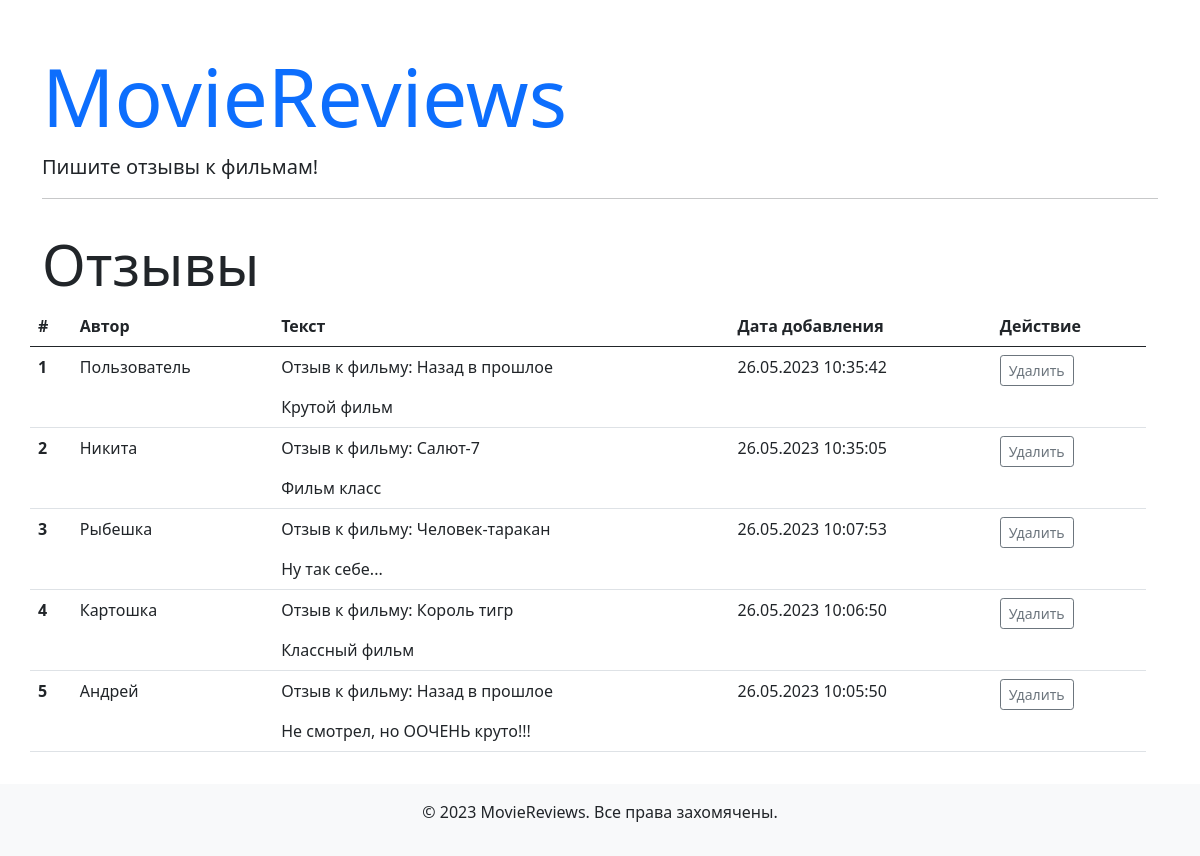
The app's page /reviews with its own data.
### models.py (models this page shows)
class Review(db.Model):
    id = db.Column(db.Integer, primary_key=True)
    name = db.Column(db.String(255), nullable=False)
    text = db.Column(db.Text, nullable=False)
    created_date = db.Column(db.DateTime, default=datetime.utcnow)
    score = db.Column(db.Integer, nullable=False)
    movie_id = db.Column(db.Integer, db.ForeignKey('movie.id', ondelete='CASCADE'))
    movie = db.relationship('Movie', back_populates='reviews')

class Movie(db.Model):
    id = db.Column(db.Integer, primary_key=True)
    title = db.Column(db.String(255), nullable=False)
    description = db.Column(db.Text, nullable=False)
    image = db.Column(db.String(255), nullable=False)
    reviews = db.relationship('Review', back_populates='movie')

### views.py (the view)
@app.route('/reviews')
def reviews():
    reviews = Review.query.order_by(Review.created_date.desc()).all()
    return render_template('reviews.html', reviews=reviews)

### templates/reviews.html
{% extends 'base.html' %}
{% block content %}
<div class="row mb-3">
  <h1 class="mt-3 display-4">Отзывы</h1>
  <table class="table table-hover">
    <thead>
      <tr>
        <th scope="col">#</th>
        <th scope="col">Автор</th>
        <th scope="col">Текст</th>
        <th scope="col">Дата добавления</th>
        <th scope="col">Действие</th>
      </tr>
    </thead>
    <tbody>
      {% for review in reviews %}
      <tr>
        <th scope="row">{{ loop.index }}</th>
        <td>{{ review.name }}</td>
        <td>
          <p>Отзыв к фильму: {{ review.movie.title }}</p>
          {{ review.text }}
        </td>
        <td>{{ review.created_date.strftime("%d.%m.%Y %H:%M:%S") }}</td>
        <td>
          <a href="{{ url_for('delete_review', id=review.id) }}" class="btn btn-sm btn-outline-secondary">Удалить</a>
        </td>
      </tr>
      {% endfor %}
    </tbody>
  </table>
</div>
{% endblock content %}

### records on screen
Review: name "Пользователь", movie "Назад в прошлое", text "Крутой фильм", created_date "26.05.2023 10:35:42"
Review: name "Никита", movie "Салют-7", text "Фильм класс", created_date "26.05.2023 10:35:05"
Review: name "Рыбешка", movie "Человек-таракан", text "Ну так себе...", created_date "26.05.2023 10:07:53"
Review: name "Картошка", movie "Король тигр", text "Классный фильм", created_date "26.05.2023 10:06:50"
Review: name "Андрей", movie "Назад в прошлое", text "Не смотрел, но ООЧЕНЬ круто!!!", created_date "26.05.2023 10:05:50"
